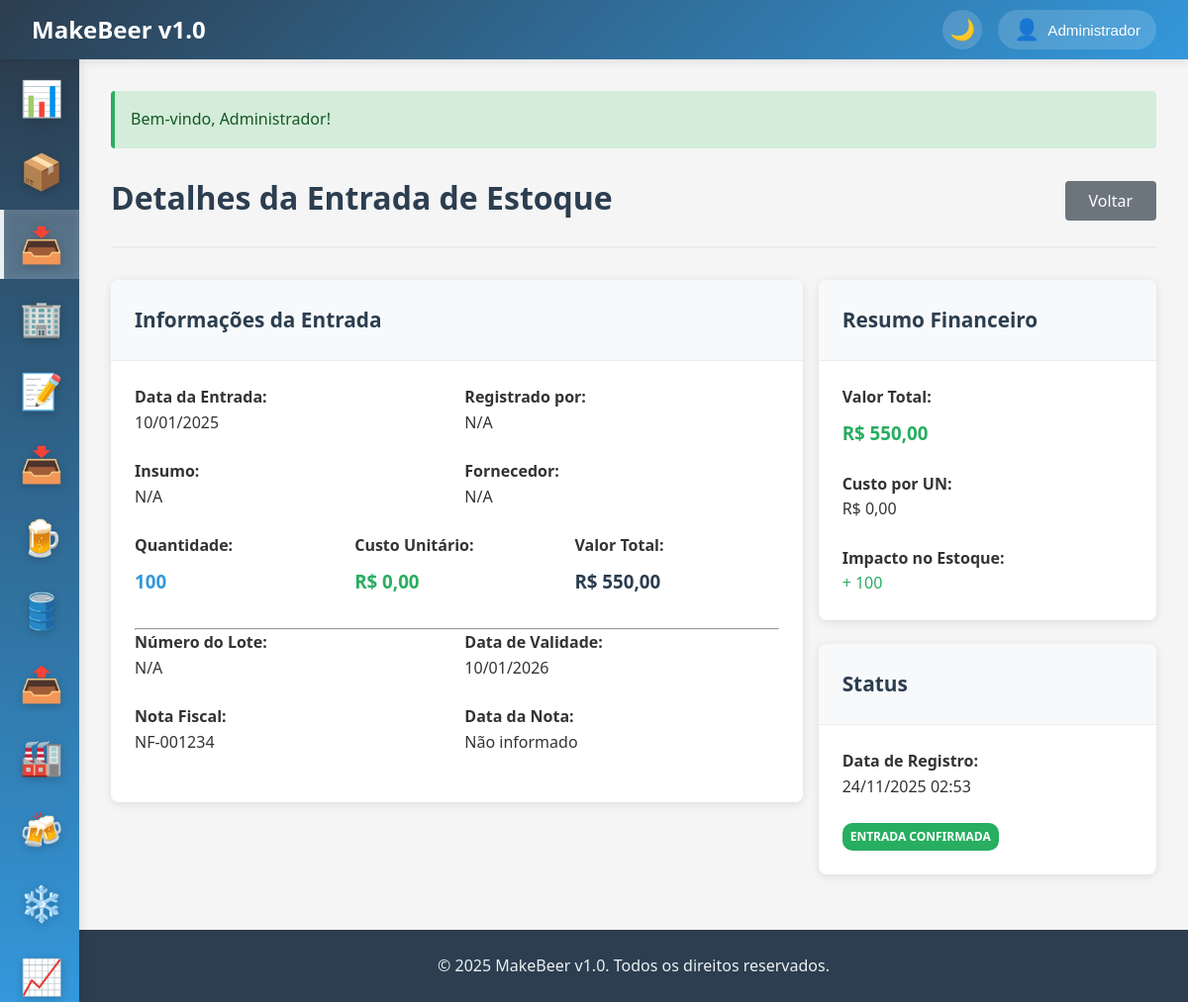
/entradas/viewEntradas?id=1 (signed in), run on the app's committed database.
### tables this page shows
CREATE TABLE IF NOT EXISTS entradas_estoque (
    id INT AUTO_INCREMENT PRIMARY KEY,
    insumo_id INT NOT NULL,
    fornecedor_id INT,
    quantidade DECIMAL(10,3) NOT NULL,
    preco_unitario DECIMAL(10,2),
    preco_total DECIMAL(10,2),
    lote_fornecedor VARCHAR(50),
    data_entrada DATE NOT NULL,
    data_validade DATE,
    numero_nota_fiscal VARCHAR(50),
    observacoes TEXT,
    usuario_id INT NOT NULL,
    created_at TIMESTAMP DEFAULT CURRENT_TIMESTAMP,
    FOREIGN KEY (insumo_id) REFERENCES insumos(id),
    FOREIGN KEY (fornecedor_id) REFERENCES fornecedores(id),
    FOREIGN KEY (usuario_id) REFERENCES usuarios(id),
    INDEX idx_data_entrada (data_entrada),
    INDEX idx_data_validade (data_validade),
    INDEX idx_insumo (insumo_id)
);

### app/controllers/BaseController.php (called while the page is built, shortened)
<?php
class BaseController {
    protected function view($view, $data = []) {
        extract($data);
        $viewPath = __DIR__ . '/../views/' . $view . '.php';
        require_once $viewPath;
    }
    protected function getGet($key, $default = '') {
        return trim($_GET[$key]);
    }
}
?>

### app/controllers/EntradasController.php (called while the page is built, shortened)
<?php
require_once 'BaseController.php';
class EntradasController extends BaseController {
    private $model;
    public function __construct() {
        $this->model = new EntradaEstoque();
    }
    public function viewEntradas() {
        $id = $this->getGet('id');
        $entrada = $this->model->find($id);
        $insumo = (new Insumo())->find($entrada['insumo_id']);
        $fornecedor = $entrada['fornecedor_id'] ? (new Fornecedor())->find($entrada['fornecedor_id']) : null;
        $this->view('entradas/view', [
            'entrada' => $entrada,
            'insumo' => $insumo,
            'fornecedor' => $fornecedor
        ]);
    }
}
?>

### app/config/database.php (called while the page is built, shortened)
<?php
class Database {
    private static $instance = null;
    private $connection;
    private function __construct() {
        try {
            $dsn = "mysql:host=" . DB_HOST . ";dbname=" . DB_NAME . ";charset=" . DB_CHARSET;
            $options = [
                PDO::ATTR_ERRMODE => PDO::ERRMODE_EXCEPTION,
                PDO::ATTR_DEFAULT_FETCH_MODE => PDO::FETCH_ASSOC,
                PDO::ATTR_EMULATE_PREPARES => false,
            ];
            $this->connection = new PDO($dsn, DB_USER, DB_PASS, $options);
        } catch (PDOException $e) {
            die("Erro na conexão com o banco de dados: " . $e->getMessage());
        }
    }
    public static function getInstance() {
        if (self::$instance === null) {
            self::$instance = new self();
        }
        return self::$instance;
    }
    public function query($sql, $params = []) {
        try {
            $stmt = $this->connection->prepare($sql);
            $stmt->execute($params);
            return $stmt;
        } catch (PDOException $e) {
            error_log("Erro na query: " . $e->getMessage());
            throw $e;
        }
    }
    public function fetchOne($sql, $params = []) {
        $stmt = $this->query($sql, $params);
        return $stmt->fetch();
    }
}
?>

### app/models/BaseModel.php (called while the page is built, shortened)
<?php
abstract class BaseModel {
    protected $db;
    protected $table;
    protected $primaryKey = 'id';
    public function __construct() {
        $this->db = Database::getInstance();
    }
    public function find($id) {
        $sql = "SELECT * FROM {$this->table} WHERE {$this->primaryKey} = ?";
        return $this->db->fetchOne($sql, [$id]);
    }
}
?>

### app/helpers/functions.php (called while the page is built, shortened)
<?php
function formatDate($date, $format = 'd/m/Y') {
    return date($format, strtotime($date));
}
function formatDateTime($datetime, $format = 'd/m/Y H:i') {
    return date($format, strtotime($datetime));
}
function formatMoney($value) {
    return 'R$ ' . number_format(floatval($value), 2, ',', '.');
}
function formatQuantity($quantity, $unit = 'un') {
    $quantity = floatval($quantity);
    switch ($unit) {
        case 'un':
        default:
            return number_format($quantity, 0, ',', '.') . ' ' . $unit;
    }
}
?>

### app/views/entradas/view.php (the view, shortened to what this page needs)
<?php
include 'app/views/layouts/header.php';
?>
<div class="page-header d-flex justify-content-between align-items-center">
    <h1 class="page-title">Detalhes da Entrada de Estoque</h1>
    <div class="page-actions d-flex gap-2">
        <a href="/entradas" class="btn btn-secondary">Voltar</a>
    </div>
</div>
<div class="row">
    <div class="col col-8">
        <div class="card mb-4">
            <div class="card-header">
                <h3 class="card-title">Informações da Entrada</h3>
            </div>
            <div class="card-body">
                <div class="row">
                    <div class="col col-6 mb-3">
                        <strong>Data da Entrada:</strong>
                        <p><?= formatDate($entrada['data_entrada']) ?></p>
                    </div>
                    <div class="col col-6 mb-3">
                        <strong>Registrado por:</strong>
                        <p><?= $entrada['usuario_nome'] ?? 'N/A' ?></p>
                    </div>
                </div>
                <div class="row">
                    <div class="col col-6 mb-3">
                        <strong>Insumo:</strong>
                        <p>
                            <?php if (isset($entrada['insumo_id']) && isset($entrada['insumo_nome'])): ?>
                                <a href="/insumos/viewInsumo?id=<?= $entrada['insumo_id'] ?>">
                                    <strong><?= htmlspecialchars($entrada['insumo_nome']) ?></strong>
                                </a><br>
                                <small style="color: #6c757d;">Código: <?= htmlspecialchars($entrada['insumo_codigo'] ?? 'N/A') ?></small>
                            <?php else: ?>
                                N/A
                            <?php endif; ?>
                        </p>
                    </div>
                    <div class="col col-6 mb-3">
                        <strong>Fornecedor:</strong>
                        <p>
                            <?php if (isset($entrada['fornecedor_id']) && isset($entrada['fornecedor_nome'])): ?>
                                <a href="/fornecedores/viewFornecedor?id=<?= $entrada['fornecedor_id'] ?>">
                                    <?= htmlspecialchars($entrada['fornecedor_nome']) ?>
                                </a>
                            <?php else: ?>
                                N/A
                            <?php endif; ?>
                        </p>
                    </div>
                </div>
                <div class="row">
                    <div class="col col-4 mb-3">
                        <strong>Quantidade:</strong>
                        <h3 style="color: #3498db; margin: 0.5rem 0;">
                            <?= formatQuantity($entrada['quantidade'], $entrada['unidade_medida'] ?? '') ?>
                        </h3>
                    </div>
                    <div class="col col-4 mb-3">
                        <strong>Custo Unitário:</strong>
                        <h3 style="color: #27ae60; margin: 0.5rem 0;">
                            <?= formatMoney($entrada['custo_unitario'] ?? 0) ?>
                        </h3>
                    </div>
                    <div class="col col-4 mb-3">
                        <strong>Valor Total:</strong>
                        <h3 style="color: #2c3e50; margin: 0.5rem 0;">
                            <?= formatMoney($entrada['preco_total']) ?>
                        </h3>
                    </div>
                </div>
                <hr>
                <div class="row">
                    <div class="col col-6 mb-3">
                        <strong>Número do Lote:</strong>
                        <p><?= $entrada['numero_lote'] ?? 'N/A' ?></p>
                    </div>
                    <div class="col col-6 mb-3">
                        <strong>Data de Validade:</strong>
                        <p>
                            <?= formatDate($entrada['data_validade']) ?>
                        </p>
                    </div>
                </div>
                <div class="row">
                    <div class="col col-6 mb-3">
                        <strong>Nota Fiscal:</strong>
                        <p><?= $entrada['numero_nota_fiscal'] ?: 'Não informado' ?></p>
                    </div>
                    <div class="col col-6 mb-3">
                        <strong>Data da Nota:</strong>
                        <p><?= isset($entrada['data_nota_fiscal']) && $entrada['data_nota_fiscal'] ? formatDate($entrada['data_nota_fiscal']) : 'Não informado' ?></p>
                    </div>
                </div>
            </div>
        </div>
    </div>
    <div class="col col-4">
        <div class="card mb-3">
            <div class="card-header">
                <h3 class="card-title">Resumo Financeiro</h3>
            </div>
            <div class="card-body">
                <div class="mb-3">
                    <strong>Valor Total:</strong>
                    <h3 style="color: #27ae60; margin: 0.5rem 0;">
                        <?= formatMoney($entrada['preco_total']) ?>
                    </h3>
                </div>
                <div class="mb-3">
                    <strong>Custo por <?= isset($entrada['unidade_medida']) ? strtoupper($entrada['unidade_medida']) : 'UN' ?>:</strong>
                    <p><?= formatMoney($entrada['custo_unitario'] ?? 0) ?></p>
                </div>
                <div>
                    <strong>Impacto no Estoque:</strong>
                    <p style="color: #27ae60;">
                        + <?= formatQuantity($entrada['quantidade'], $entrada['unidade_medida'] ?? '') ?>
                    </p>
                </div>
            </div>
        </div>
        <div class="card">
            <div class="card-header">
                <h3 class="card-title">Status</h3>
            </div>
            <div class="card-body">
                <div class="mb-3">
                    <strong>Data de Registro:</strong>
                    <p><?= formatDateTime($entrada['created_at']) ?></p>
                </div>
                <div>
                    <span class="badge badge-success">Entrada Confirmada</span>
                </div>
            </div>
        </div>
    </div>
</div>
<?php include 'app/views/layouts/footer.php'; ?>

### public/css/style.css (style rules this page uses)
* { margin: 0; padding: 0; box-sizing: border-box; }
body { font-family: 'Segoe UI', Tahoma, Geneva, Verdana, sans-serif; background-color: #f5f5f5; color: #333; line-height: 1.6; overflow-x: hidden; }
.page-header { margin-bottom: 2rem; padding-bottom: 1rem; border-bottom: 2px solid #e9ecef; }
.page-title { font-size: 2rem; color: #2c3e50; margin-bottom: 0.5rem; }
.card { background: white; border-radius: 8px; box-shadow: 0 2px 10px rgba(0, 0, 0, 0.1); margin-bottom: 1.5rem; overflow: hidden; }
.card-header { padding: 1.5rem; background: #f8f9fa; border-bottom: 1px solid #e9ecef; }
.card-title { font-size: 1.3rem; color: #2c3e50; margin: 0; }
.card-body { padding: 1.5rem; }
.btn { display: inline-block; padding: 0.75rem 1.5rem; border: none; border-radius: 4px; font-size: 1rem; font-weight: 500; text-decoration: none; text-align: center; cursor: pointer; transition: all 0.3s ease; line-height: 1; }
.btn-secondary { background: #6c757d; color: white; }
.badge { display: inline-block; padding: 0.25rem 0.5rem; font-size: 0.75rem; font-weight: 600; border-radius: 10px; text-transform: uppercase; }
.badge-success { background: #27ae60; color: white; }
.mb-3 { margin-bottom: 1.5rem; }
.mb-4 { margin-bottom: 2rem; }
.d-flex { display: flex; }
.justify-content-between { justify-content: space-between; }
.align-items-center { align-items: center; }
.gap-2 { gap: 1rem; }
.row { display: flex; flex-wrap: wrap; margin: 0 -0.5rem; }
.col { flex: 1; padding: 0 0.5rem; }
.col-4 { flex: 0 0 33.333333%; max-width: 33.333333%; }
.col-6 { flex: 0 0 50%; max-width: 50%; }
.col-8 { flex: 0 0 66.666667%; max-width: 66.666667%; }

### data on the page
entradas_estoque: data_entrada "10/01/2025", quantidade "100", preco_total "R$ 550,00", data_validade "10/01/2026", numero_nota_fiscal "NF-001234", created_at "24/11/2025 02:53"

### other printed values
APP_NAME "MakeBeer v1.0"
$user['nome'] "Administrador"
$message "Bem-vindo, Administrador!"
$entrada['usuario_nome'] "N/A"
formatMoney($entrada['custo_unitario'] ?? 0) "R$ 0,00"
$entrada['numero_lote'] "N/A"
